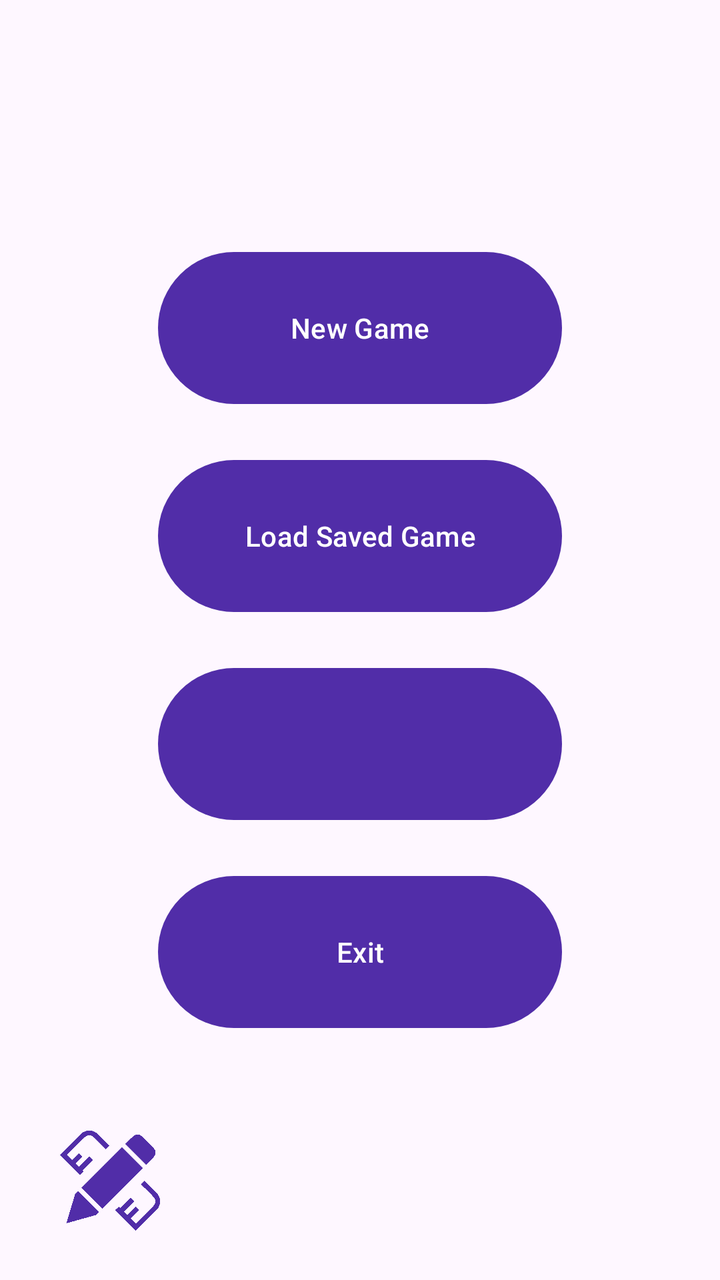
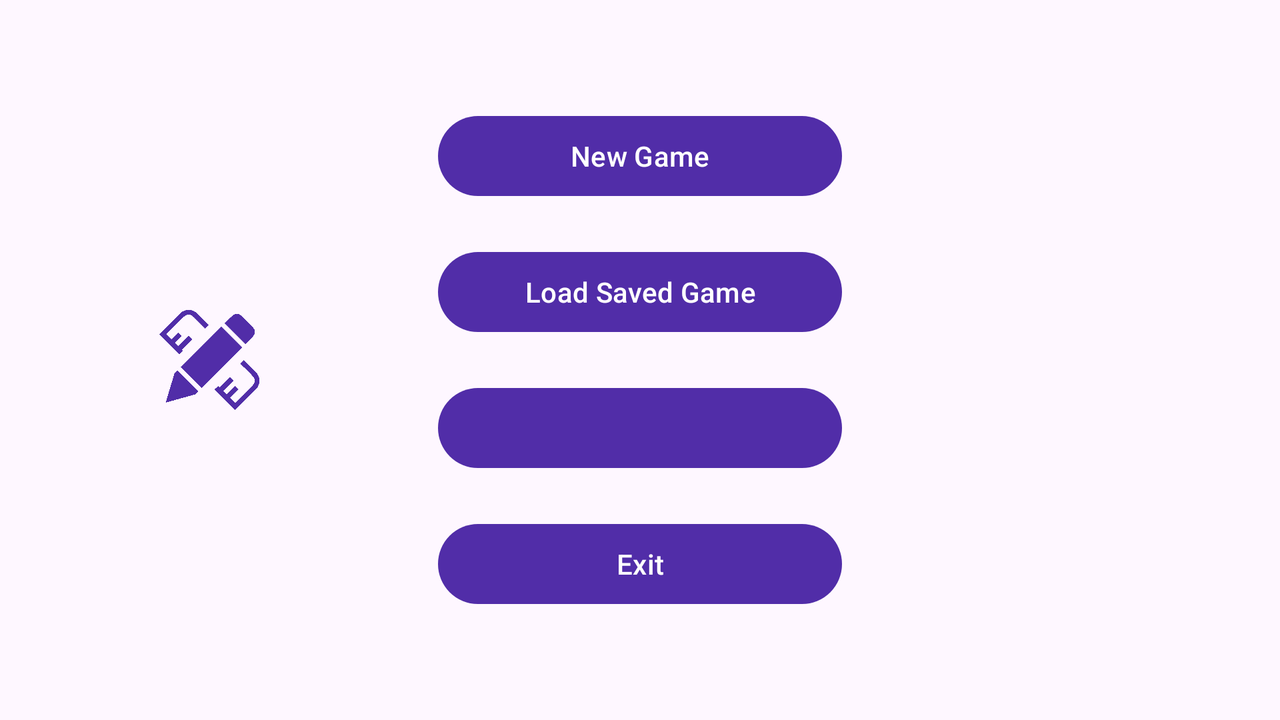

The same Android screen from two of the app's own layout files: first res/layout/ as a phone draws it, then the repository's variant for another configuration, drawn on a device whose configuration selects that folder. Both files follow.
<!-- AndroidManifest.xml: application theme Theme.WordSudoku -->
<!-- res/layout/fragment_main_menu.xml -->
<?xml version="1.0" encoding="utf-8"?>
<androidx.constraintlayout.widget.ConstraintLayout xmlns:android="http://schemas.android.com/apk/res/android"
    xmlns:app="http://schemas.android.com/apk/res-auto"
    xmlns:tools="http://schemas.android.com/tools"
    android:layout_width="match_parent"
    android:layout_height="match_parent"
    android:id="@+id/mainMenuScreen">

<LinearLayout
    android:id="@+id/main_menu_buttonpad"
    android:layout_width="wrap_content"
    android:layout_height="wrap_content"
    android:orientation="vertical"
    app:layout_constraintBottom_toBottomOf="parent"
    app:layout_constraintEnd_toEndOf="parent"
    app:layout_constraintStart_toStartOf="parent"
    app:layout_constraintTop_toTopOf="parent">
    <Button
        android:id="@+id/new_game_button"
        android:layout_width="202dp"
        android:layout_height="84dp"
        android:layout_margin="10dp"
        android:text="@string/menu_new_game_btn" />

    <Button
        android:id="@+id/load_game_button"
        android:layout_width="202dp"
        android:layout_height="84dp"
        android:layout_margin="10dp"
        android:text="@string/menu_load_game_btn" />

    <Button
        android:id="@+id/change_language_button"
        android:layout_width="202dp"
        android:layout_height="84dp"
        android:layout_margin="10dp" />

    <Button
        android:id="@+id/exit_button"
        android:layout_width="202dp"
        android:layout_height="84dp"
        android:layout_margin="10dp"
        android:text="@string/menu_exit_btn" />



</LinearLayout>
    <androidx.constraintlayout.widget.ConstraintLayout
        android:layout_width="match_parent"
        android:layout_height="wrap_content"
        app:layout_constraintTop_toBottomOf="@id/main_menu_buttonpad"
        app:layout_constraintBottom_toBottomOf="parent"
        app:layout_constraintVertical_bias="0.6">
    <Button
        android:id="@+id/settings_button"
        android:layout_width="50dp"
        android:layout_height="50dp"
        android:background="@drawable/icon_settings"
        app:layout_constraintEnd_toEndOf="parent"
        android:layout_margin="30dp" />

        <Button
            android:id="@+id/custom_words_button"
            android:layout_width="50dp"
            android:layout_height="50dp"
            android:background="@drawable/icon_custom"
            app:layout_constraintStart_toStartOf="parent"
            android:layout_margin="30dp" />


    </androidx.constraintlayout.widget.ConstraintLayout>

</androidx.constraintlayout.widget.ConstraintLayout>
<!-- resources referenced by this layout -->
<resources>
  <!-- drawable icon_custom: png bitmap (drawable, 25049 bytes) -->
  <string name="menu_exit_btn">Exit</string>
  <string name="menu_load_game_btn">Load Saved Game</string>
  <string name="menu_new_game_btn">New Game</string>
  <style name="Theme.WordSudoku" parent="Theme.Material3.DayNight">
          
          <item name="colorPrimary">@color/purple_700</item>
          <item name="colorPrimaryVariant">@color/violet_500</item>
          <item name="colorOnPrimary">@color/white</item>
          
          <item name="colorSecondary">@color/yellow_200</item>
          <item name="colorSecondaryVariant">@color/yellow_700</item>
          <item name="colorOnSecondary">@color/black</item>
          
          <item name="android:statusBarColor">?attr/colorPrimaryVariant</item>
          
      </style>
  <color name="purple_700">#512DA8</color>
  <color name="violet_500">#9C27B0</color>
  <color name="white">#FFFFFFFF</color>
  <color name="yellow_200">#FFE082</color>
  <color name="yellow_700">#FBC02D</color>
  <color name="black">#FF000000</color>
</resources>
<!-- res/layout-land/fragment_main_menu.xml (the repository's variant of the layout above) -->
<!-- drawn on the phone turned sideways -->
<?xml version="1.0" encoding="utf-8"?>
<androidx.constraintlayout.widget.ConstraintLayout xmlns:android="http://schemas.android.com/apk/res/android"
    xmlns:app="http://schemas.android.com/apk/res-auto"
    xmlns:tools="http://schemas.android.com/tools"
    android:layout_width="match_parent"
    android:layout_height="match_parent"
    android:id="@+id/mainMenuScreen">

    <LinearLayout
        android:id="@+id/main_menu_buttonpad"
        android:layout_width="wrap_content"
        android:layout_height="wrap_content"
        android:orientation="vertical"
        app:layout_constraintBottom_toBottomOf="parent"
        app:layout_constraintEnd_toEndOf="parent"
        app:layout_constraintStart_toStartOf="parent"
        app:layout_constraintTop_toTopOf="parent">
        <Button
            android:id="@+id/new_game_button"
            android:layout_width="202dp"
            android:layout_height="wrap_content"
            android:layout_margin="10dp"
            android:text="@string/menu_new_game_btn" />

        <Button
            android:id="@+id/load_game_button"
            android:layout_width="202dp"
            android:layout_height="wrap_content"
            android:layout_margin="10dp"
            android:text="@string/menu_load_game_btn" />

        <Button
            android:id="@+id/change_language_button"
            android:layout_width="202dp"
            android:layout_height="wrap_content"
            android:layout_margin="10dp" />

        <Button
            android:id="@+id/exit_button"
            android:layout_width="202dp"
            android:layout_height="wrap_content"
            android:layout_margin="10dp"
            android:text="@string/menu_exit_btn" />



    </LinearLayout>

        <Button
            android:id="@+id/settings_button"
            android:layout_width="50dp"
            android:layout_height="50dp"
            android:background="@drawable/icon_settings"
            app:layout_constraintEnd_toEndOf="parent"
            app:layout_constraintStart_toEndOf="@id/main_menu_buttonpad"
            app:layout_constraintTop_toTopOf="parent"
            app:layout_constraintBottom_toBottomOf="parent"
            android:layout_margin="30dp" />

        <Button
            android:id="@+id/custom_words_button"
            android:layout_width="50dp"
            android:layout_height="50dp"
            android:background="@drawable/icon_custom"
            app:layout_constraintStart_toStartOf="parent"
            app:layout_constraintTop_toTopOf="parent"
            app:layout_constraintBottom_toBottomOf="parent"
            app:layout_constraintEnd_toStartOf="@id/main_menu_buttonpad"
            />

</androidx.constraintlayout.widget.ConstraintLayout>
